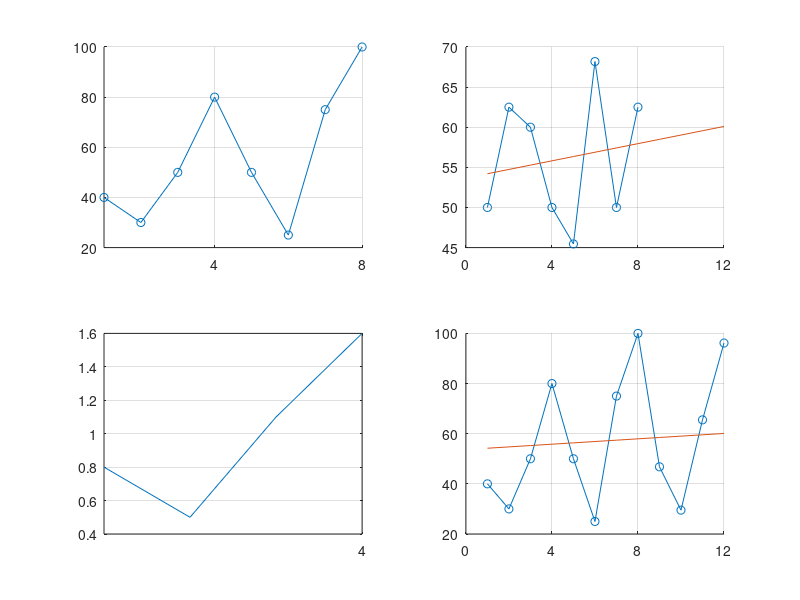

Recreate this plot in MATLAB.
clear;
clc;
X=[40 30 50 80;
    50 25 75 100];
%% Situazione iniziale
subplot(2,2,1);
hold on
plot(reshape(X',1,[]),'Marker','o');
set(gca,'xtick',[0:4:12])
grid on
%% Media annuale
mean=zeros(1,2);
X_norm=zeros(2,4);
for i=1:2
    mean(i)=sum(X(i,:))/4;
    X_norm(i,:)=X(i,:)/mean(i);
end
%% Indici stagionali
Ind_stag=zeros(1,4);
for i=1:4
    Ind_stag(i)=sum(X_norm(:,i))/2;
end
subplot(2,2,3);
plot(Ind_stag);
set(gca,'xtick',[0:4:12]);
grid on
%% X destagionalizzata
X_destag=zeros(2,4);
for i=1:2
    for j=1:4
        X_destag(i,j)=X(i,j)/Ind_stag(j);
    end
end
%% Regressione
X_destag_row = reshape(X_destag,1,[]);
subplot(2,2,2);
hold on;
plot(X_destag_row,'Marker','o');
params=polyfit(1:8,X_destag_row,1);
tModelled=polyval(params,1:12);
plot(1:12,tModelled);
trend_anno3=tModelled(9:12);
set(gca,'xtick',[0:4:12])
grid on
%% Previsione anno 3
for i=1:4
   X(3,i)=trend_anno3(i)*Ind_stag(i);
end
%% Plot finale
subplot(2,2,4);
hold on
plot(reshape(X',1,[]),'Marker','o');
plot(1:12,tModelled);
set(gca,'xtick',[0:4:12])
grid on